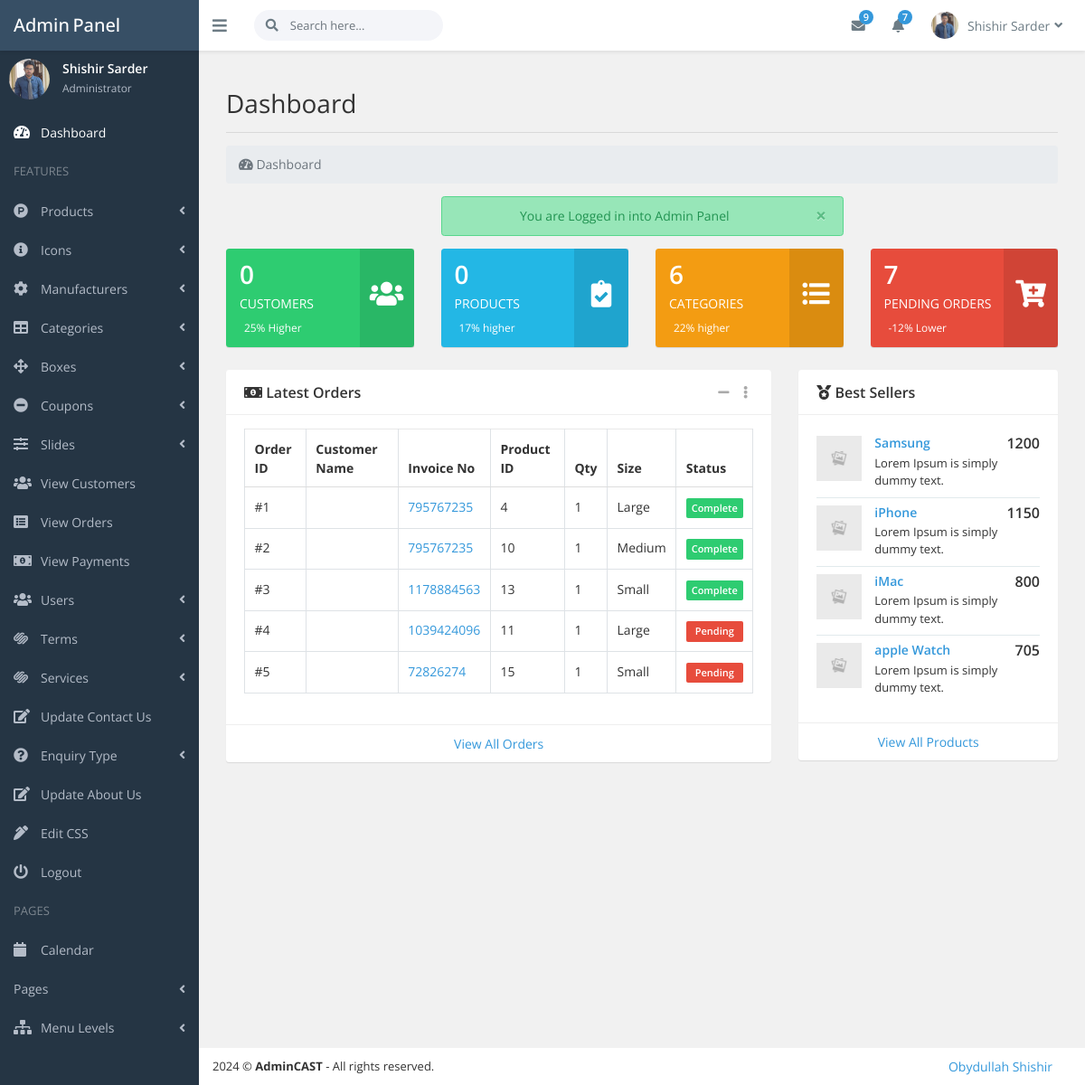
Page /admin_area/index.php?dashboard (signed in) on the committed database.
### tables this page shows
CREATE TABLE `pending_orders` (
  `order_id` int(10) NOT NULL,
  `customer_id` int(10) NOT NULL,
  `invoice_no` int(100) NOT NULL,
  `product_id` int(10) NOT NULL,
  `qty` int(10) NOT NULL,
  `size` varchar(100) NOT NULL,
  `order_status` varchar(100) NOT NULL
);

### admin_area/includes/dashboard.php (the view, shortened to what the rows shown need)
<?php
$get_products = $getFromU->viewAllFromTable("products");
$count_products = count($get_products);
$get_customers = $getFromU->viewAllFromTable("customers");
$count_customers = count($get_customers);
$get_product_categories = $getFromU->viewAllFromTable("categories");
$count_product_categories = count($get_product_categories);
$get_pending_orders = $getFromU->viewAllFromTableWhereOrderStatus("pending_orders", "pending");
$count_pending_orders = count($get_pending_orders);
?>
<div class="container-fluid mt-5">
  <div class="row">
    <div class="col-md-12">
      <h2>Dashboard</h2>
    </div>
  </div>
  <div class="row">
    <div class="col-lg-3 col-md-6">
      <div class="ibox bg-success color-white widget-stat rounded">
        <div class="ibox-body">
          <h2 class="m-b-5 font-strong"><?php echo $count_customers; ?></h2>
        </div>
      </div>
    </div>
    <div class="col-lg-3 col-md-6">
      <div class="ibox bg-info color-white widget-stat rounded">
        <div class="ibox-body">
          <h2 class="m-b-5 font-strong"><?php echo $count_products; ?></h2>
        </div>
      </div>
    </div>
    <div class="col-lg-3 col-md-6">
      <div class="ibox bg-warning color-white widget-stat rounded">
        <div class="ibox-body">
          <h2 class="m-b-5 font-strong"><?php echo $count_product_categories; ?></h2>
        </div>
      </div>
    </div>
    <div class="col-lg-3 col-md-6">
      <div class="ibox bg-danger color-white widget-stat rounded">
        <div class="ibox-body">
          <h2 class="m-b-5 font-strong"><?php echo $count_pending_orders; ?></h2>
        </div>
      </div>
    </div>
  </div>
  <div class="row">
    <div class="col-lg-8">
      <div class="ibox rounded">
        <div class="ibox-body">
          <table class="table table-bordered table-hover table-responsive-lg">
            <thead>
              <tr>
                <th>Order ID</th>
                <th>Customer Name</th>
                <th>Invoice No</th>
                <th>Product ID</th>
                <th>Qty</th>
                <th>Size</th>
                <th>Status</th>
              </tr>
            </thead>
            <tbody>
              <?php
              $get_orders = $getFromU->view_pending_orders_with_limit();
              $i = 0;
              foreach ($get_orders as $get_order) {
                $customer_id = $get_order->customer_id;
                $invoice_no = $get_order->invoice_no;
                $product_id = $get_order->product_id;
                $qty = $get_order->qty;
                $size = $get_order->size;
                $order_status = $get_order->order_status;
                $get_customer_details = $getFromU->view_customer_by_id($customer_id);
                $customer_name = $get_customer_details->customer_name;
                $i++;
              ?>
                <tr>
                  <td>#<?php echo $i; ?></td>
                  <td><?php echo ucwords($customer_name); ?></td>
                  <td><a href="invoice.php?invoice_id=<?php echo $invoice_no; ?>"><?php echo $invoice_no; ?></a></td>
                  <td><?php echo $product_id; ?></td>
                  <td><?php echo $qty; ?></td>
                  <td><?php echo ucwords($size); ?></td>
                  <td>
                    <span class="w-100 badge <?php ($order_status === 'pending') ? print 'badge-danger' : print 'badge-success'; ?>"> <?php echo ucwords($order_status); ?></span>
                  </td>
                </tr>
              <?php } ?>
            </tbody>
          </table>
        </div>
      </div>
    </div>
  </div>
</div>

### admin_area/includes/top_nav.php (shortened to what the rows shown need)
<?php
$admin_email = $_SESSION['admin_email'];
$get_admin = $getFromU->view_admin_by_email($admin_email);
$admin_name = $get_admin->admin_name;
$admin_image = $get_admin->admin_image;
?>
<header class="header">
    <div class="flexbox flex-1">
        <ul class="nav navbar-toolbar">
            <li class="dropdown dropdown-user">
                <a class="nav-link dropdown-toggle link" data-toggle="dropdown">
                    <img src="./assets/img/users/<?php echo $admin_image; ?>" />
                    <span></span><?php echo $admin_name; ?><i class="fa fa-angle-down m-l-5"></i>
                </a>
            </li>
        </ul>
    </div>
</header>

### admin_area/includes/sidebar.php (shortened to what the rows shown need)
<?php
$admin_email = $_SESSION['admin_email'];
$get_admin = $getFromU->view_admin_by_email($admin_email);
$admin_name = $get_admin->admin_name;
$admin_image = $get_admin->admin_image;
?>
<nav class="page-sidebar" id="sidebar">
    <div id="sidebar-collapse">
        <div class="admin-block d-flex">
            <div>
                <img src="./assets/img/users/<?php echo $admin_image; ?>" class="img-fluid img-circle" width="45px" />
            </div>
            <div class="admin-info">
                <div class="font-strong"><?php echo $admin_name; ?></div><small>Administrator</small>
            </div>
        </div>
    </div>
</nav>

### rows in the picture
pending_orders: invoice_no "795767235", product "4", qty "1", size "Large", order_status "Complete"
pending_orders: invoice_no "795767235", product "10", qty "1", size "Medium", order_status "Complete"
pending_orders: invoice_no "1178884563", product "13", qty "1", size "Small", order_status "Complete"
pending_orders: invoice_no "1039424096", product "11", qty "1", size "Large", order_status "Pending"
pending_orders: invoice_no "72826274", product "15", qty "1", size "Small", order_status "Pending"

### other values in the picture
$admin_name "Shishir Sarder"
$_SESSION['admin_login_success_msg'] "You are Logged in into Admin Panel"
$count_customers "0"
$count_products "0"
$count_product_categories "6"
$count_pending_orders "7"
